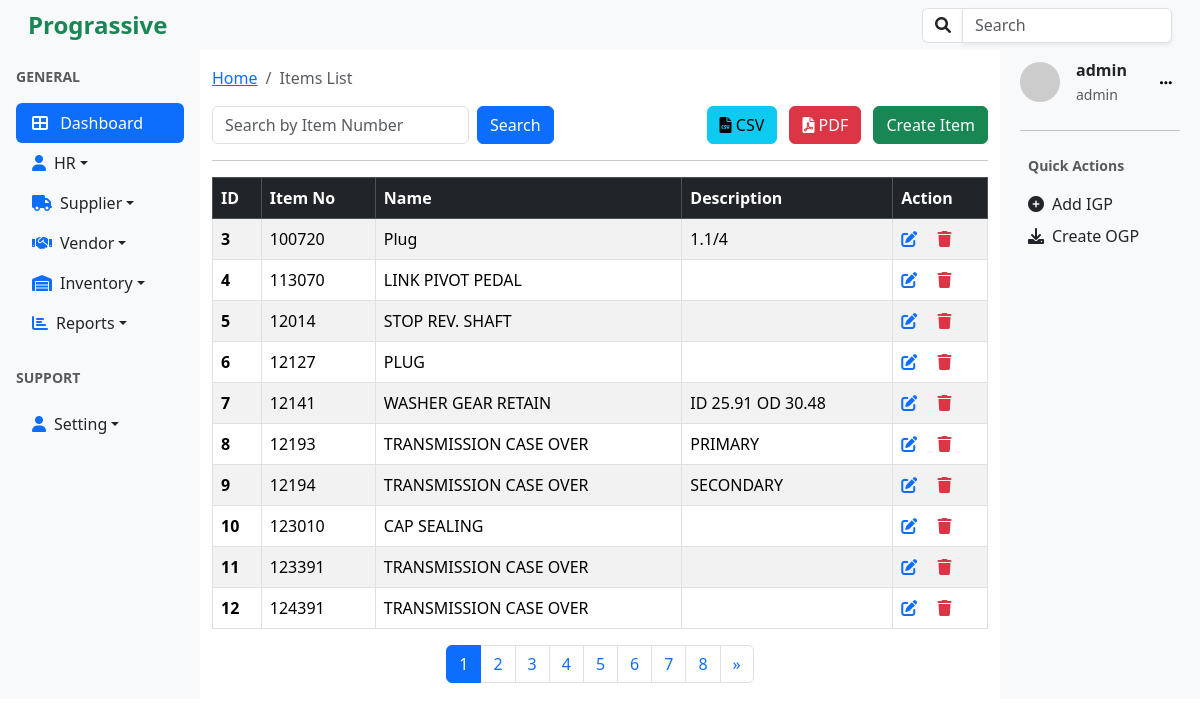
The app's page /items/list/ (signed in) with its own data.
### items/models.py (models this page shows, shortened)
class Item(models.Model):
    name=models.CharField(max_length=50, blank=True, null=True)
    item_no = models.CharField(max_length=50, unique=True, db_index=True, default=0)
    description=models.TextField(blank=True, null=True)

### accounts/models.py (models this page shows, shortened)
class User(AbstractUser):
    role = models.ForeignKey(Role, on_delete=models.SET_NULL, null=True, blank=True)

class Role(models.Model):
    ADMIN = 'admin'
    HR = 'hr'
    STAFF = 'staff'
    ROLE_CHOICES = [
        (ADMIN, 'Admin'),
        (HR, 'HR'),
        (STAFF, 'Staff'),
    ]
    name = models.CharField(max_length=50, choices=ROLE_CHOICES, default=STAFF)
    description = models.TextField(blank=True)
    def __str__(self):
        return self.name

### utils/decorators.py (the view, shortened to what this page needs)
        def _wrapped_view(request, *args, **kwargs):
            return view_func(request, *args, **kwargs)

### items/views.py (called while the page is built)
@login_required
@role_required('staff','hr','admin')
def item_list(request):
    filters = {
        "item_no":'item_no',
    }
    item_list , search_params = search_and_paginate(
        request,
        model=Item,
        filters=filters,
        ordering='item_no',
        per_page=10,
    )
    return render(request, 'item_list.html',{
        'item_list':item_list,
        'search_params':search_params,
        'search_active': bool(search_params),
    })

### utils/helpers.py (called while the page is built)
def search_and_paginate(request, model, filters=None, ordering=None, per_page=10):
    query = Q()
    search_params = {}
    if filters:
        for field, value in filters.items():
            search_value = request.GET.get(value, '').strip()
            if search_value:
                query &= Q(**{f"{field}__icontains": search_value})
                search_params[value] = search_value
    queryset = model.objects.filter(query).order_by(ordering if ordering else '-id')
    paginator = Paginator(queryset, per_page)
    page_number = request.GET.get('page')
    paginated_queryset = paginator.get_page(page_number)
    return paginated_queryset, search_params

### items/templates/item_list.html (shortened to what this page needs)
{% extends 'base.html' %}
{% block content%}
<nav aria-label="breadcrumb" class="my-3">
  <ol class="breadcrumb">
    <li class="breadcrumb-item"><a href="{% url 'home'%}">Home</a></li>
    <li class="breadcrumb-item active" aria-current="page">Items List</li>
  </ol>
</nav>
<div class="d-flex justify-content-between align-items-center mb-3">
  <form class="d-flex" method="GET" action="{% url 'items:item_list' %}">
      <input type="text" name="item_no" class="form-control me-2" placeholder="Search by Item Number" value="{{ request.GET.item_no|default_if_none:'' }}">
      <button type="submit" class="btn btn-primary">Search</button>
  </form>
  <div>
      <a href="" class="btn btn-info me-2" title="Export CSV">
          <i class="fa fa-file-csv"></i> CSV
      </a>
      <a href="" class="btn btn-danger me-2" title="Export PDF">
          <i class="fa fa-file-pdf"></i> PDF
      </a>
      <a href="{% url 'items:create_item' %}" class="btn btn-success">Create Item</a>
  </div>
</div>
<hr />
<div class="table-responsive">
<table class="table table-bordered table-striped table-hover">
    <thead class="table-dark">
      <tr>
        <th scope="col">ID</th>
        <th scope="col">Item No</th>
        <th scope="col">Name</th>
        <th scope="col">Description</th>
        <th scope="col">Action</th>
      </tr>
    </thead>
    <tbody>
    {% for item in item_list %}
    <tr>
        <th>{{item.id}}</th>
        <td>{{item.item_no}}</td>
        <td>{{item.name}}</td>
        <td>{{item.description}}</td>
        <td>
            <a href="{% url 'items:update_item' item.id %}" class="text-primary"><i class="fa fa-edit"></i></a>
            <a href="{% url 'items:delete_item' item.id %}" class="text-danger ms-3"><i class="fa fa-trash"></i></a>
        </td>
      </tr>
      {%endfor %}
    </tbody>
</table>
</div>
<div class="d-flex justify-content-center">
  <nav aria-label="Page navigation">
      <ul class="pagination">
          {% for num in item_list.paginator.page_range %}
          <li class="page-item {% if num == item_list.number %}active{% endif %}">
              <a class="page-link" href="?page={{ num }}">{{ num }}</a>
          </li>
          {% endfor %}
          {% if item_list.has_next %}
          <li class="page-item">
              <a class="page-link" href="?page={{ item_list.next_page_number }}" aria-label="Next">
                  <span aria-hidden="true">&raquo;</span>
              </a>
          </li>
          {% endif %}
      </ul>
  </nav>
</div>
{% endblock%}

### templates/right_sidebar.html (shortened to what this page needs)
<div class=" bg-light p-2">
  <div class="d-flex align-items-center mb-4 ml-2">
    <img
      src="https://ui-avatars.com/api/?name={{user.username}}"
      alt="User Avatar"
      class="rounded-circle me-3"
      width="40"
    />
    <div>
      <p class="mb-0 fw-bold">{{user.username}}</p>
      <small class="text-muted">{{user.role}}</small>
    </div>
    <div class="dropdown ms-auto">
    <button class="btn btn-light btn-sm ms-auto "  id="dropdownMenuButton" data-bs-toggle="dropdown" aria-expanded="false" style="box-shadow: none; border:1px;">
      <i class="fa fa-ellipsis-h"></i>
    </button>
</div>
  </div>
  <hr />
  <div class="mb-4 p-2">
    <p class="text-muted small fw-bold">Quick Actions</p>
    <ul class="list-unstyled">
      <li class="mb-2">
        <a href="{% url 'create_igp'%}" class="d-flex align-items-center text-dark text-decoration-none">
          <i class="fa fa-plus-circle me-2"></i> Add IGP
        </a>
      </li>
      <li>
        <a href="#" class="d-flex align-items-center text-dark text-decoration-none">
          <i class="fa fa-download me-2"></i> Create OGP
        </a>
      </li>
    </ul>
  </div>
</div>

### records on screen
Item: id "3", item_no "100720", name "Plug", description "1.1/4"
Item: id "4", item_no "113070", name "LINK PIVOT PEDAL"
Item: id "5", item_no "12014", name "STOP REV. SHAFT"
Item: id "6", item_no "12127", name "PLUG"
Item: id "7", item_no "12141", name "WASHER GEAR RETAIN", description "ID 25.91 OD 30.48"
Item: id "8", item_no "12193", name "TRANSMISSION CASE OVER", description "PRIMARY"
Item: id "9", item_no "12194", name "TRANSMISSION CASE OVER", description "SECONDARY"
Item: id "10", item_no "123010", name "CAP SEALING"
Item: id "11", item_no "123391", name "TRANSMISSION CASE OVER"
Item: id "12", item_no "124391", name "TRANSMISSION CASE OVER"
User: username "admin", role "admin"

### other values on screen
{{ num }} "1" "2" "3" "4" "5" "6" "7" "8"
